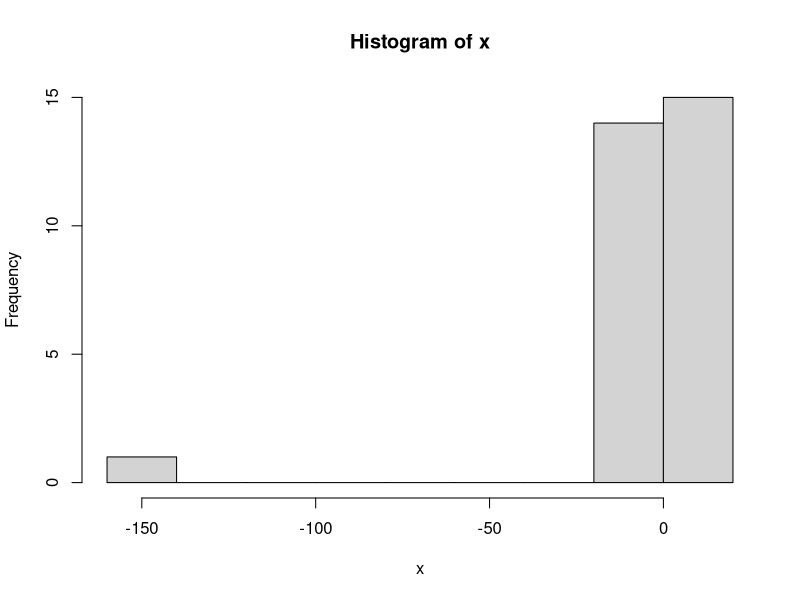
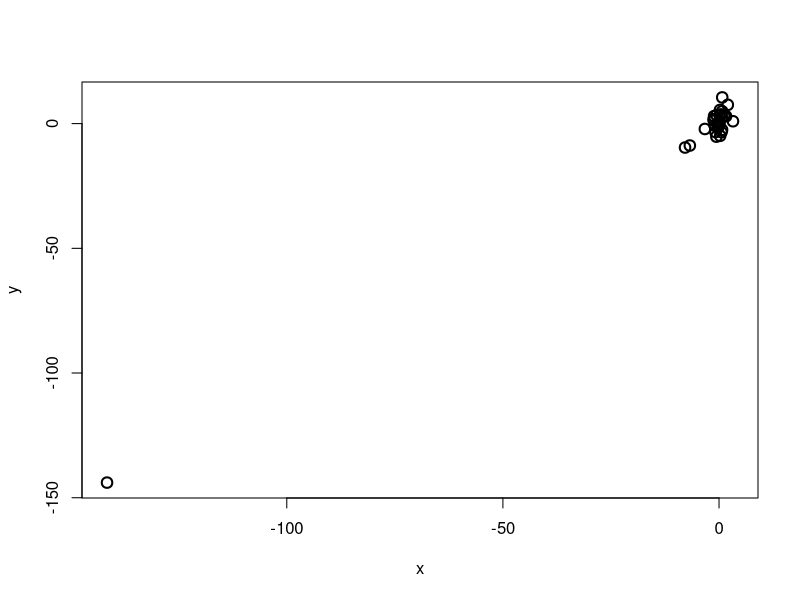

R code for these plots, in order: (Note: a time limit stopped this script after it produced the figures.)



options(stringsAsFactors=FALSE)

xbool_save_file <- FALSE

##################### barchart for proportions

nn <- 2 * 10^(5)


n <- 30

set.seed(780)

x <- rcauchy(n)

hist(x)

xsig <- 3

y <- x + rnorm(n, 0, xsig)

if(xbool_save_file) {
    png(file.path("~", "Desktop", "highLeverageSim_01.png"), width=1000, height=1000, pointsize=24)
}
plot(x,y, cex=1.4, lwd=2)
if(xbool_save_file) { dev.off() }



xlm <- lm(y~x-1)

summary(xlm)

xsig_hat <- sqrt( sum( (y - xlm$fitted)^2 ) / (n-1) ) ; xsig_hat
xSEest <- xsig_hat / sqrt(sum(x^2)) ; xSEest

xSEtrue <- xsig / sqrt(sum(x^2)) ; xSEtrue



##################### sim fixed x

xSEs_vec <- numeric(nn)

kk <- 1
while(kk <= nn) {
    
    y <- x + rnorm(n, 0, xsig)
    xlm <- lm(y~x-1)
    
    xSEs_vec[kk] <- summary(xlm)$coef[1,2]
    
    kk <- kk + 1
    
    if(kk %% 10000 == 0) { cat(kk, "\n") }
}

if(xbool_save_file) {
    png(file.path("~", "Desktop", "distributionSimBhat_01.png"), width=1000, height=1000, pointsize=24)
}
hist(xSEs_vec, lwd=1.4)
abline(v=xSEtrue, lwd=3)
if(xbool_save_file) { dev.off() }


mean(xSEs_vec)
xSEtrue




########################


xSEs_vec2 <- numeric(nn)

kk <- 1
while(kk <= nn) {
    
    x <- rcauchy(n)
    
    y <- x + rnorm(n, 0, xsig)
    xlm <- lm(y~x-1)
    
    xSEs_vec2[kk] <- summary(xlm)$coef[1,2]
    
    kk <- kk + 1
    
    if(kk %% 10000 == 0) { cat(kk, "\n") }
}

if(xbool_save_file) {
    png(file.path("~", "Desktop", "distributionSimBhat_01.png"), width=1000, height=1000, pointsize=24)
}
hist(xSEs_vec2, lwd=1.4)
abline(v=xSEtrue, lwd=3)
if(xbool_save_file) { dev.off() }


mean(xSEs_vec2)
xSEtrue




if(xbool_save_file) {
    png(file.path("~", "Desktop", "distributionSimBhat_both_01.png"), width=2000, height=1000, pointsize=24)
}
par(mfrow=c(1, 2))
hist(xSEs_vec, lwd=1.4, main="Sim SEs, Fixed x")
abline(v=xSEtrue, lwd=5, col="#33DD33")
hist(xSEs_vec2, lwd=1.4, main="Sim SEs, x Subject to Cauchy Sampling Var")
abline(v=xSEtrue, lwd=5, col="#33DD33")
if(xbool_save_file) { dev.off() }
